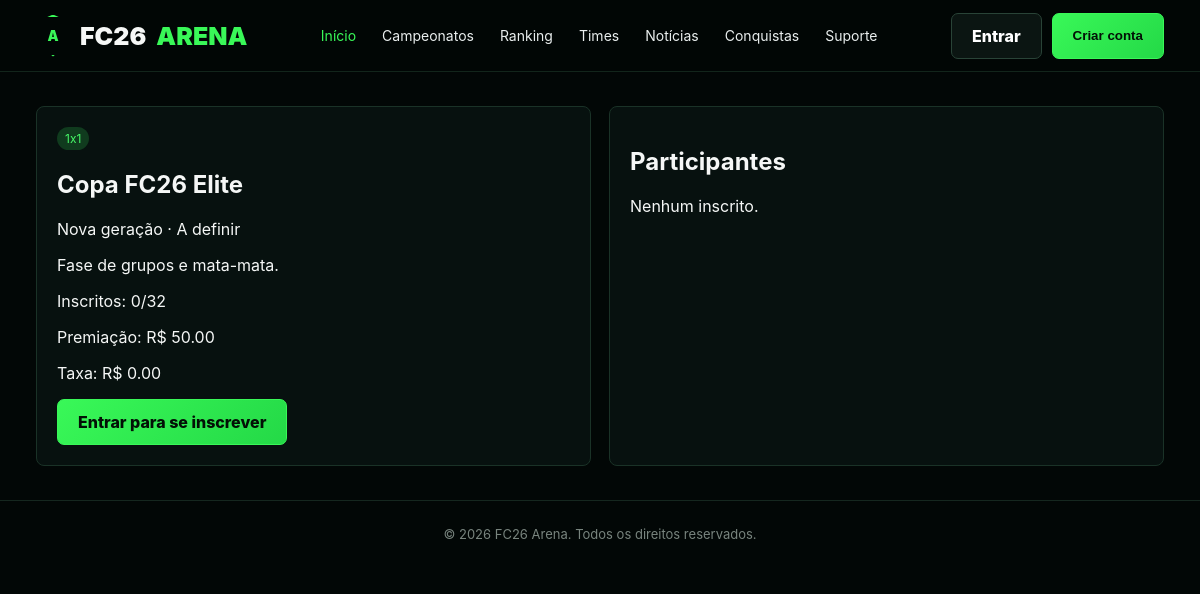
/campeonato/copa-fc26-elite, run on the app's committed database.
### app/models.py (models this page shows)
class Tournament(Base):
    __tablename__ = "tournaments"
    id: Mapped[int] = mapped_column(primary_key=True)
    season_id: Mapped[int | None] = mapped_column(ForeignKey("seasons.id"), nullable=True)
    name: Mapped[str] = mapped_column(String(120))
    slug: Mapped[str] = mapped_column(String(120), unique=True)
    mode: Mapped[str] = mapped_column(String(20), default="1x1")
    generation: Mapped[str] = mapped_column(String(20), default="nova")
    max_entries: Mapped[int] = mapped_column(Integer, default=32)
    group_size: Mapped[int] = mapped_column(Integer, default=4)
    registration_fee: Mapped[float] = mapped_column(Numeric(10,2), default=0)
    prize: Mapped[float] = mapped_column(Numeric(10,2), default=0)
    status: Mapped[str] = mapped_column(String(30), default="draft")
    starts_at: Mapped[str] = mapped_column(String(40), default="A definir")
    rules: Mapped[str] = mapped_column(Text, default="")
    color_theme: Mapped[str] = mapped_column(String(20), default="green")
    created_at: Mapped[datetime] = mapped_column(DateTime, default=datetime.utcnow)

### app/main.py (the view)
@app.get("/campeonato/{slug}", response_class=HTMLResponse)
def tournament_page(slug: str, request: Request, db: Session = Depends(get_db)):
    tournament = db.scalar(select(Tournament).where(Tournament.slug == slug))
    if not tournament:
        raise HTTPException(404)
    registrations = db.scalars(select(Registration).where(Registration.tournament_id == tournament.id)).all()
    user = current_user(request, db)
    teams = []
    if user:
        memberships = db.scalars(select(TeamMember).where(TeamMember.user_id == user.id)).all()
        teams = [m.team for m in memberships if m.team and m.team.mode == tournament.mode]
    groups = {}
    for reg in registrations:
        if reg.group_name:
            groups.setdefault(reg.group_name, []).append(reg)
    for name in groups:
        groups[name] = sorted_group(groups[name])
    matches = db.scalars(select(Match).where(Match.tournament_id == tournament.id).order_by(Match.round_order, Match.id)).all()
    return templates.TemplateResponse("tournament.html", ctx(
        request, tournament=tournament, registrations=registrations, user=user, teams=teams,
        groups=groups, matches=matches,
    ))

### app/templates/tournament.html (shortened to what this page needs)
{% extends "base.html" %}{% block content %}<section class="container section"><div class="grid-2"><div class="panel"><span class="badge">{{ tournament.mode }}</span><h1>{{ tournament.name }}</h1><p>{{ 'Nova geração' if tournament.generation=='nova' else 'Antiga geração' }} · {{ tournament.starts_at }}</p><p>{{ tournament.rules }}</p><p>Inscritos: {{ registrations|length }}/{{ tournament.max_entries }}</p><p>Premiação: R$ {{ '%.2f'|format(tournament.prize) }}</p><p>Taxa: R$ {{ '%.2f'|format(tournament.registration_fee) }}</p>{% if user and tournament.status=='open' %}<form method="post" action="/campeonato/{{ tournament.slug }}/inscrever">{% if tournament.mode!='1x1' %}<div class="field"><label>Equipe</label><select name="team_id" required>{% for team in teams %}<option value="{{ team.id }}">{{ team.name }}</option>{% endfor %}</select></div>{% endif %}<div class="field"><label>Cupom</label><input name="coupon_code"></div><button class="btn btn-primary">Inscrever-se</button></form>{% elif not user %}<a class="btn btn-primary" href="/login">Entrar para se inscrever</a>{% endif %}</div><div class="panel"><h2>Participantes</h2>{% for r in registrations %}<p>{{ r.team.name if r.team else r.user.name }} <span class="badge">{{ r.status }}</span></p>{% else %}<p>Nenhum inscrito.</p>{% endfor %}</div></div>
</section>{% endblock %}

### app/static/style.css (style rules this page uses)
:root { --bg:#020706;--panel:#07100e;--panel2:#0b1614;--green:#39f858;--green2:#18bd39;--text:#f5f7f6;--muted:#9ba8a1;--line:#1d3429;--gold:#ffd84b;--danger:#ff5151 }
* { box-sizing:border-box }
html { scroll-behavior:smooth }
body { margin:0;background:#020706;color:var(--text);font-family:Inter,Arial,sans-serif;min-height:100vh }
a { text-decoration:none;color:inherit }
.container { width:min(1320px,94%);margin:auto }
.btn { border:1px solid #294337;background:#0b1512;color:#fff;padding:12px 20px;border-radius:7px;font-weight:800;cursor:pointer;display:inline-flex;align-items:center;justify-content:center;gap:8px }
.btn-primary { background:linear-gradient(135deg,var(--green),#24d947);border-color:var(--green);color:#031006 }
.section { padding:34px 0 }
.grid-2 { display:grid;grid-template-columns:1fr 1fr;gap:18px }
.panel { background:#07110f;border:1px solid #1a3227;border-radius:8px;padding:20px }
.badge { display:inline-block;padding:4px 8px;border-radius:50px;background:#103b1e;color:#46f667;font-size:12px }

### data on the page
Tournament: mode "1x1", name "Copa FC26 Elite", generation "Nova geração", starts_at "A definir", rules "Fase de grupos e mata-mata.", max_entries "32", prize "50.00", registration_fee "0.00"

### other printed values
{{ registrations|length }} "0"
